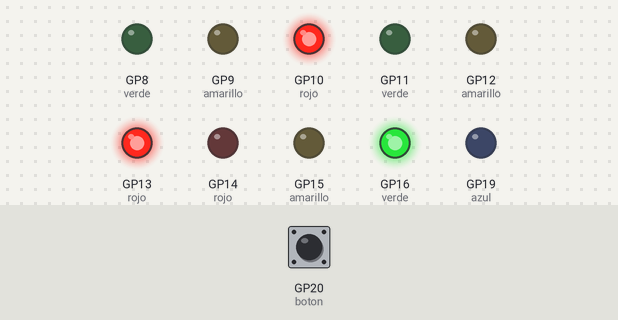
Bench run of a program on a simulated Raspberry Pi Pico running MicroPython. Shown: output pins drawn as LEDs (lit = HIGH). Dashed ring = blinking. The test bench sets the inputs (shaded band); at power-on: GP20 (boton) LOW. Threads take turns every 2 ms.

Above: at 1.2 s.
1.3 s: GP20 (boton) pulled HIGH for 3.2 s
At 4.8 s:
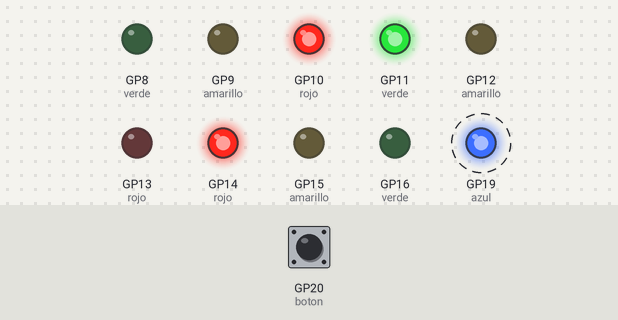
6.0 s: GP20 (boton) pulled HIGH for 0.15 s
At 6.7 s:
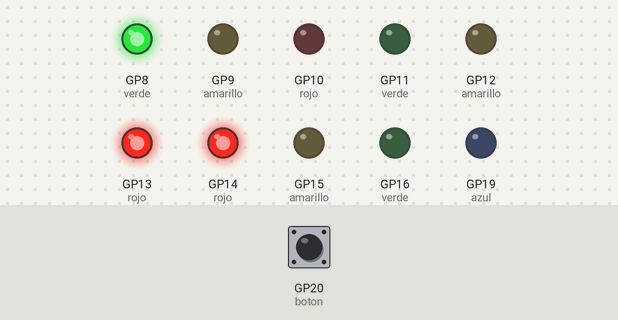
9.1 s: GP20 (boton) pulled HIGH for 0.15 s
At 10.2 s:
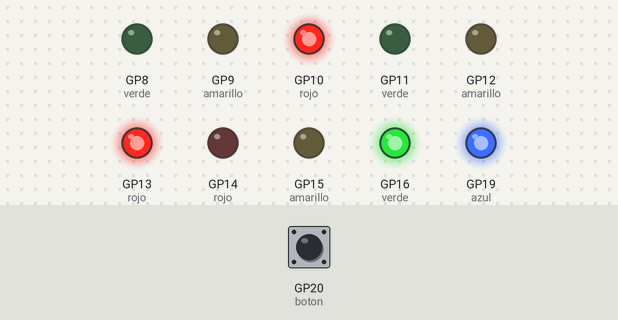
15.2 s: GP20 (boton) pulled HIGH for 3.2 s
At 16.1 s:
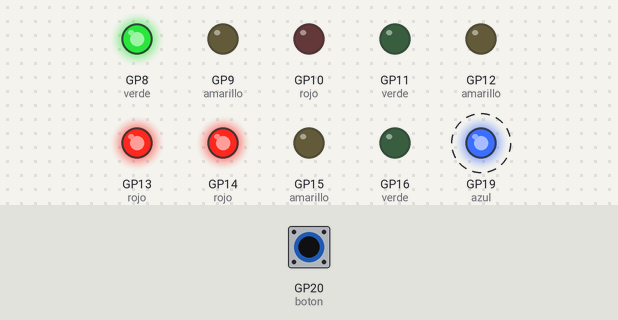
Timing chart, 0 to 20.5 s (numbered marks = the images above; inputs shaded):
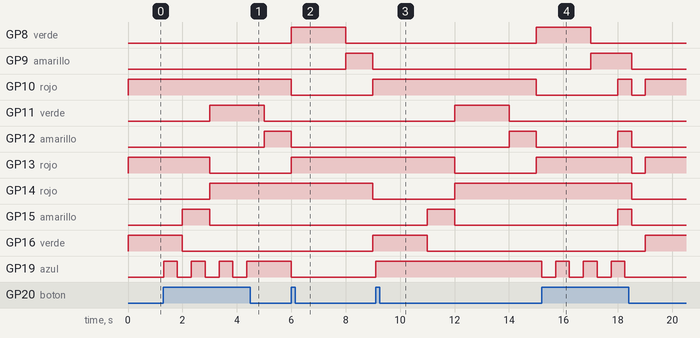

Measured:
- after the input at 1.3 s, GP19 (azul): alternates HIGH for 0.51 s and LOW for 0.51 s, 7 changes in all, then stays HIGH, starting at once
- after the input at 6.0 s, GP14 (rojo): HIGH → LOW after 3.0 s; GP15 (amarillo): stays LOW (without the input it goes to HIGH after 3.0 s); GP16 (verde): LOW → HIGH after 3.0 s; GP19 (azul): HIGH → LOW at once
- after the input at 9.1 s, GP19 (azul): LOW → HIGH at once
- after the input at 15.2 s, GP9 (amarillo), GP12 (amarillo), GP14 (rojo), GP15 (amarillo): goes on until 18.5 s, then stays LOW; GP10 (rojo), GP13 (rojo): goes on until 19.0 s, then stays HIGH; GP16 (verde): LOW → HIGH after 3.8 s; GP19 (azul): alternates HIGH for 0.51 s and LOW for 0.51 s, 7 changes in all, then stays LOW, starting at once

The program:

semaforo_triple_rp2040.py
```python
from machine import Pin
from time import sleep_ms
import _thread

# Pines del botón y LED azul
boton = Pin(20, Pin.IN, Pin.PULL_DOWN)
azul = Pin(19, Pin.OUT)

# Pines de los 3 semáforos
semaforo1 = {
    "rojo": Pin(14, Pin.OUT),
    "amarillo": Pin(15, Pin.OUT),
    "verde": Pin(16, Pin.OUT)
}

semaforo2 = {
    "rojo": Pin(13, Pin.OUT),
    "amarillo": Pin(12, Pin.OUT),
    "verde": Pin(11, Pin.OUT)
}

semaforo3 = {
    "rojo": Pin(10, Pin.OUT),
    "amarillo": Pin(9, Pin.OUT),
    "verde": Pin(8, Pin.OUT)
}

semaforos = [semaforo1, semaforo2, semaforo3]

# Variable compartida para modo nocturno
modo_nocturno = False

# Función para apagar todos los LEDs
def apagar_todos():
    for s in semaforos:
        for luz in s.values():
            luz.value(0)

# Hilo para manejar el botón
def estado_boton_thread():
    global modo_nocturno
    while True:
        if boton.value() == 1:
            modo_nocturno = not modo_nocturno  # Cambia de estado
            azul.toggle()  # Indicador visual
            sleep_ms(500)  # Evita rebote y repeticiones
        sleep_ms(10)

# Iniciar hilo del botón
_thread.start_new_thread(estado_boton_thread, ())

# Bucle principal
while True:
    if modo_nocturno:
        # Modo nocturno: todos parpadean en amarillo
        apagar_todos()
        for s in semaforos:
            s["amarillo"].value(1)
            s["rojo"].value(1)
        sleep_ms(500)
        for s in semaforos:
            s["amarillo"].value(0)
            s["rojo"].value(0)
        sleep_ms(500)
    else:
        # Modo normal: simulación de semáforos
        # Semáforo 1 en verde, 2 en rojo, 3 en rojo
        apagar_todos()
        semaforo1["verde"].value(1)
        semaforo2["rojo"].value(1)
        semaforo3["rojo"].value(1)
        sleep_ms(2000)

        # Semáforo 1 amarillo
        apagar_todos()
        semaforo1["amarillo"].value(1)
        semaforo2["rojo"].value(1)
        semaforo3["rojo"].value(1)
        sleep_ms(1000)

        # Semáforo 1 rojo, Semáforo 2 verde
        apagar_todos()
        semaforo1["rojo"].value(1)
        semaforo2["verde"].value(1)
        semaforo3["rojo"].value(1)
        sleep_ms(2000)

        # Semáforo 2 amarillo
        apagar_todos()
        semaforo1["rojo"].value(1)
        semaforo2["amarillo"].value(1)
        semaforo3["rojo"].value(1)
        sleep_ms(1000)

        # Semáforo 3 verde
        apagar_todos()
        semaforo1["rojo"].value(1)
        semaforo2["rojo"].value(1)
        semaforo3["verde"].value(1)
        sleep_ms(2000)

        # Semáforo 3 amarillo
        apagar_todos()
        semaforo1["rojo"].value(1)
        semaforo2["rojo"].value(1)
        semaforo3["amarillo"].value(1)
        sleep_ms(1000)
```
